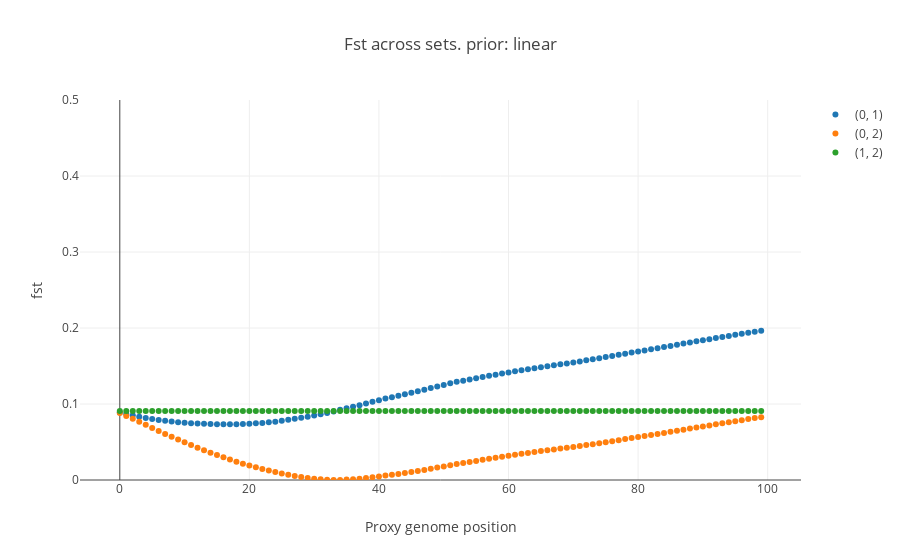

Notebook code cell kept with this figure:
### Code cell
from structure_tools.Generate_samples import Check_Path, plot_GenFst, return_fsts2

## Select struct prior function and kwargs
prior_func= linear_prior

prior_kwargs= {
    'region': [0,1],
    'target': [0,2],
    'slope': -3
}


fig, Pops, prior= Check_Path(Npops,vector_lib,prior_func,prior_kwargs,Pops= [],random= True,n_comp= L,range_diff= range_diff,steps= steps)

iplot(fig)
